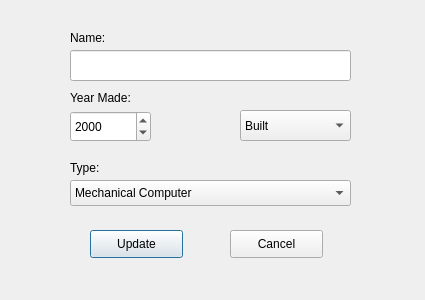
<?xml version="1.0" encoding="UTF-8"?>
<ui version="4.0">
 <class>updateComputer</class>
 <widget class="QDialog" name="updateComputer">
  <property name="geometry">
   <rect>
    <x>0</x>
    <y>0</y>
    <width>425</width>
    <height>300</height>
   </rect>
  </property>
  <property name="windowTitle">
   <string>Update Computer</string>
  </property>
  <widget class="QPushButton" name="updateComputerButton">
   <property name="geometry">
    <rect>
     <x>90</x>
     <y>230</y>
     <width>93</width>
     <height>28</height>
    </rect>
   </property>
   <property name="text">
    <string>Update</string>
   </property>
  </widget>
  <widget class="QLineEdit" name="updateComputerNameLineEdit">
   <property name="geometry">
    <rect>
     <x>70</x>
     <y>50</y>
     <width>281</width>
     <height>31</height>
    </rect>
   </property>
  </widget>
  <widget class="QLabel" name="computerTypeLabel">
   <property name="geometry">
    <rect>
     <x>70</x>
     <y>160</y>
     <width>61</width>
     <height>16</height>
    </rect>
   </property>
   <property name="text">
    <string>Type:</string>
   </property>
  </widget>
  <widget class="QComboBox" name="updateComputerTypeComboBox">
   <property name="geometry">
    <rect>
     <x>70</x>
     <y>180</y>
     <width>281</width>
     <height>26</height>
    </rect>
   </property>
   <item>
    <property name="text">
     <string>Mechanical Computer</string>
    </property>
   </item>
   <item>
    <property name="text">
     <string>Electronic Computer</string>
    </property>
   </item>
   <item>
    <property name="text">
     <string>Transistors Machinery</string>
    </property>
   </item>
  </widget>
  <widget class="QPushButton" name="cancelAddComputerButton">
   <property name="geometry">
    <rect>
     <x>230</x>
     <y>230</y>
     <width>93</width>
     <height>28</height>
    </rect>
   </property>
   <property name="text">
    <string>Cancel</string>
   </property>
  </widget>
  <widget class="QLabel" name="computerNameLabel">
   <property name="geometry">
    <rect>
     <x>70</x>
     <y>30</y>
     <width>55</width>
     <height>16</height>
    </rect>
   </property>
   <property name="text">
    <string>Name:</string>
   </property>
  </widget>
  <widget class="QDateEdit" name="updateYearMadeEdit">
   <property name="geometry">
    <rect>
     <x>70</x>
     <y>111</y>
     <width>81</width>
     <height>31</height>
    </rect>
   </property>
   <property name="font">
    <font>
     <pointsize>9</pointsize>
    </font>
   </property>
   <property name="maximumDate">
    <date>
     <year>2016</year>
     <month>12</month>
     <day>13</day>
    </date>
   </property>
   <property name="displayFormat">
    <string>yyyy</string>
   </property>
  </widget>
  <widget class="QComboBox" name="updateComputerBuiltComboBox">
   <property name="geometry">
    <rect>
     <x>240</x>
     <y>110</y>
     <width>111</width>
     <height>31</height>
    </rect>
   </property>
   <item>
    <property name="text">
     <string>Built</string>
    </property>
   </item>
   <item>
    <property name="text">
     <string>Not built</string>
    </property>
   </item>
  </widget>
  <widget class="QLabel" name="computerYearLabel">
   <property name="geometry">
    <rect>
     <x>70</x>
     <y>90</y>
     <width>71</width>
     <height>16</height>
    </rect>
   </property>
   <property name="text">
    <string>Year Made:</string>
   </property>
  </widget>
 </widget>
 <tabstops>
  <tabstop>updateComputerNameLineEdit</tabstop>
  <tabstop>updateYearMadeEdit</tabstop>
  <tabstop>updateComputerBuiltComboBox</tabstop>
  <tabstop>updateComputerTypeComboBox</tabstop>
  <tabstop>updateComputerButton</tabstop>
  <tabstop>cancelAddComputerButton</tabstop>
 </tabstops>
 <resources/>
 <connections/>
</ui>
